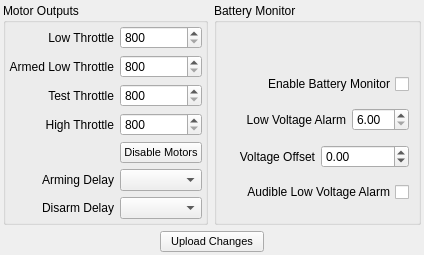
      <widget class="QWidget" name="tpSystemSetup">
       <property name="autoFillBackground">
        <bool>true</bool>
       </property>
       <attribute name="title">
        <string>System Setup</string>
       </attribute>
       <layout class="QVBoxLayout" name="verticalLayout_16" stretch="3,1">
        <property name="leftMargin">
         <number>3</number>
        </property>
        <property name="topMargin">
         <number>3</number>
        </property>
        <property name="rightMargin">
         <number>3</number>
        </property>
        <property name="bottomMargin">
         <number>3</number>
        </property>
        <item>
         <layout class="QHBoxLayout" name="horizontalLayout_24">
          <item>
           <widget class="QGroupBox" name="groupBox">
            <property name="title">
             <string>Motor Outputs</string>
            </property>
            <layout class="QGridLayout" name="gridLayout_11">
             <property name="leftMargin">
              <number>3</number>
             </property>
             <property name="topMargin">
              <number>3</number>
             </property>
             <property name="rightMargin">
              <number>3</number>
             </property>
             <property name="bottomMargin">
              <number>3</number>
             </property>
             <item row="0" column="0">
              <widget class="QLabel" name="label_6">
               <property name="sizePolicy">
                <sizepolicy hsizetype="Preferred" vsizetype="Preferred">
                 <horstretch>0</horstretch>
                 <verstretch>0</verstretch>
                </sizepolicy>
               </property>
               <property name="minimumSize">
                <size>
                 <width>0</width>
                 <height>0</height>
                </size>
               </property>
               <property name="text">
                <string>Low Throttle</string>
               </property>
               <property name="alignment">
                <set>Qt::AlignRight|Qt::AlignTrailing|Qt::AlignVCenter</set>
               </property>
              </widget>
             </item>
             <item row="0" column="1">
              <widget class="QSpinBox" name="sbLowThrottle">
               <property name="sizePolicy">
                <sizepolicy hsizetype="Minimum" vsizetype="Fixed">
                 <horstretch>0</horstretch>
                 <verstretch>0</verstretch>
                </sizepolicy>
               </property>
               <property name="minimumSize">
                <size>
                 <width>0</width>
                 <height>0</height>
                </size>
               </property>
               <property name="toolTip">
                <string>Minimum throttle value output to ESCs  (in microseconds)</string>
               </property>
               <property name="minimum">
                <number>800</number>
               </property>
               <property name="maximum">
                <number>2000</number>
               </property>
               <property name="singleStep">
                <number>20</number>
               </property>
              </widget>
             </item>
             <item row="1" column="0">
              <widget class="QLabel" name="label_7">
               <property name="minimumSize">
                <size>
                 <width>0</width>
                 <height>0</height>
                </size>
               </property>
               <property name="text">
                <string>Armed Low Throttle</string>
               </property>
               <property name="alignment">
                <set>Qt::AlignRight|Qt::AlignTrailing|Qt::AlignVCenter</set>
               </property>
              </widget>
             </item>
             <item row="1" column="1">
              <widget class="QSpinBox" name="sbArmedLowThrottle">
               <property name="toolTip">
                <string>Minimum throttle value output to ESCs when armed  (in microseconds)</string>
               </property>
               <property name="minimum">
                <number>800</number>
               </property>
               <property name="maximum">
                <number>2000</number>
               </property>
               <property name="singleStep">
                <number>20</number>
               </property>
              </widget>
             </item>
             <item row="2" column="0">
              <widget class="QLabel" name="label_12">
               <property name="text">
                <string>Test Throttle</string>
               </property>
               <property name="alignment">
                <set>Qt::AlignRight|Qt::AlignTrailing|Qt::AlignVCenter</set>
               </property>
              </widget>
             </item>
             <item row="2" column="1">
              <widget class="QSpinBox" name="sbTestThrottle">
               <property name="toolTip">
                <string>Throttle value sent to ESCs when using Motor Test feature</string>
               </property>
               <property name="minimum">
                <number>800</number>
               </property>
               <property name="maximum">
                <number>2000</number>
               </property>
               <property name="singleStep">
                <number>20</number>
               </property>
              </widget>
             </item>
             <item row="3" column="0">
              <widget class="QLabel" name="label_13">
               <property name="text">
                <string>High Throttle</string>
               </property>
               <property name="alignment">
                <set>Qt::AlignRight|Qt::AlignTrailing|Qt::AlignVCenter</set>
               </property>
              </widget>
             </item>
             <item row="3" column="1">
              <widget class="QSpinBox" name="sbHighThrottle">
               <property name="toolTip">
                <string>Maximum throttle value output to ESCs  (in microseconds)</string>
               </property>
               <property name="minimum">
                <number>800</number>
               </property>
               <property name="maximum">
                <number>2000</number>
               </property>
               <property name="singleStep">
                <number>20</number>
               </property>
              </widget>
             </item>
             <item row="4" column="1">
              <widget class="QPushButton" name="btnDisableMotors">
               <property name="minimumSize">
                <size>
                 <width>0</width>
                 <height>20</height>
                </size>
               </property>
               <property name="font">
                <font>
                 <pointsize>8</pointsize>
                </font>
               </property>
               <property name="toolTip">
                <string>Used to completely disable motor outputs for testing.</string>
               </property>
               <property name="text">
                <string>Disable Motors</string>
               </property>
               <property name="checkable">
                <bool>true</bool>
               </property>
               <property name="checked">
                <bool>false</bool>
               </property>
               <property name="flat">
                <bool>false</bool>
               </property>
              </widget>
             </item>
             <item row="5" column="0">
              <widget class="QLabel" name="label_14">
               <property name="text">
                <string>Arming Delay</string>
               </property>
               <property name="alignment">
                <set>Qt::AlignRight|Qt::AlignTrailing|Qt::AlignVCenter</set>
               </property>
              </widget>
             </item>
             <item row="5" column="1">
              <widget class="QComboBox" name="cbArmingDelay">
               <property name="toolTip">
                <string>How long you have to hold the sticks in the arming position to arm the motors</string>
               </property>
              </widget>
             </item>
             <item row="6" column="0">
              <widget class="QLabel" name="label_15">
               <property name="text">
                <string>Disarm Delay</string>
               </property>
               <property name="alignment">
                <set>Qt::AlignRight|Qt::AlignTrailing|Qt::AlignVCenter</set>
               </property>
              </widget>
             </item>
             <item row="6" column="1">
              <widget class="QComboBox" name="cbDisarmDelay">
               <property name="toolTip">
                <string>How long you have to hold the sticks in the disarm position to disarm the motors</string>
               </property>
              </widget>
             </item>
            </layout>
           </widget>
          </item>
          <item>
           <widget class="QGroupBox" name="groupBox_2">
            <property name="title">
             <string>Battery Monitor</string>
            </property>
            <layout class="QVBoxLayout" name="verticalLayout_17">
             <item>
              <widget class="ValueBar_Widget" name="vbVoltage2" native="true">
               <property name="sizePolicy">
                <sizepolicy hsizetype="Preferred" vsizetype="Fixed">
                 <horstretch>0</horstretch>
                 <verstretch>0</verstretch>
                </sizepolicy>
               </property>
               <property name="minimumSize">
                <size>
                 <width>50</width>
                 <height>20</height>
                </size>
               </property>
              </widget>
             </item>
             <item>
              <widget class="QCheckBox" name="cbUseBatteryMonitor">
               <property name="layoutDirection">
                <enum>Qt::RightToLeft</enum>
               </property>
               <property name="text">
                <string>Enable Battery Monitor</string>
               </property>
              </widget>
             </item>
             <item>
              <layout class="QHBoxLayout" name="horizontalLayout_25">
               <item>
                <widget class="QLabel" name="label_16">
                 <property name="sizePolicy">
                  <sizepolicy hsizetype="Preferred" vsizetype="Preferred">
                   <horstretch>0</horstretch>
                   <verstretch>0</verstretch>
                  </sizepolicy>
                 </property>
                 <property name="minimumSize">
                  <size>
                   <width>120</width>
                   <height>0</height>
                  </size>
                 </property>
                 <property name="text">
                  <string>Low Voltage Alarm</string>
                 </property>
                 <property name="alignment">
                  <set>Qt::AlignRight|Qt::AlignTrailing|Qt::AlignVCenter</set>
                 </property>
                </widget>
               </item>
               <item>
                <widget class="QDoubleSpinBox" name="sbLowVoltageAlarmThreshold">
                 <property name="toolTip">
                  <string>Sets the threshold where the low voltage alarm begins to sound</string>
                 </property>
                 <property name="minimum">
                  <double>6.000000000000000</double>
                 </property>
                 <property name="maximum">
                  <double>16.800000000000001</double>
                 </property>
                 <property name="singleStep">
                  <double>0.100000000000000</double>
                 </property>
                </widget>
               </item>
              </layout>
             </item>
             <item>
              <layout class="QHBoxLayout" name="horizontalLayout_28">
               <item>
                <widget class="QLabel" name="label_17">
                 <property name="text">
                  <string>Voltage Offset</string>
                 </property>
                 <property name="alignment">
                  <set>Qt::AlignRight|Qt::AlignTrailing|Qt::AlignVCenter</set>
                 </property>
                </widget>
               </item>
               <item>
                <widget class="QDoubleSpinBox" name="sbVoltageOffset">
                 <property name="toolTip">
                  <string>The measured voltage can be corrected by setting the Voltage Offset</string>
                 </property>
                 <property name="minimum">
                  <double>-2.000000000000000</double>
                 </property>
                 <property name="maximum">
                  <double>2.000000000000000</double>
                 </property>
                 <property name="singleStep">
                  <double>0.100000000000000</double>
                 </property>
                 <property name="value">
                  <double>0.000000000000000</double>
                 </property>
                </widget>
               </item>
              </layout>
             </item>
             <item>
              <widget class="QCheckBox" name="cbLowVoltageAlarm">
               <property name="layoutDirection">
                <enum>Qt::RightToLeft</enum>
               </property>
               <property name="text">
                <string>Audible Low Voltage Alarm</string>
               </property>
              </widget>
             </item>
            </layout>
           </widget>
          </item>
         </layout>
        </item>
        <item>
         <layout class="QHBoxLayout" name="horizontalLayout_27" stretch="3,2,3">
          <item>
           <spacer name="horizontalSpacer_3">
            <property name="orientation">
             <enum>Qt::Horizontal</enum>
            </property>
            <property name="sizeHint" stdset="0">
             <size>
              <width>23</width>
              <height>20</height>
             </size>
            </property>
           </spacer>
          </item>
          <item>
           <widget class="QPushButton" name="btnUploadSystemSetup">
            <property name="font">
             <font>
              <pointsize>8</pointsize>
             </font>
            </property>
            <property name="text">
             <string>Upload Changes</string>
            </property>
           </widget>
          </item>
          <item>
           <spacer name="horizontalSpacer_4">
            <property name="orientation">
             <enum>Qt::Horizontal</enum>
            </property>
            <property name="sizeHint" stdset="0">
             <size>
              <width>28</width>
              <height>20</height>
             </size>
            </property>
           </spacer>
          </item>
         </layout>
        </item>
       </layout>
      </widget>
